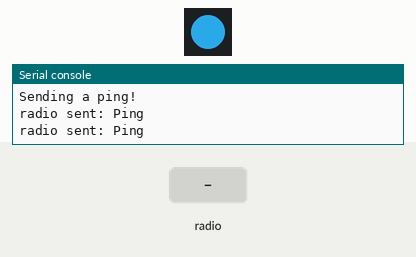
Bench run of a program on a simulated Pycom board running MicroPython. Parts: 1 RGB LEDs in strip order, left to right, the last lines printed to the serial console. The test bench sets the inputs (shaded band). Dim RGB values are drawn brighter than linear; no radio messages arrive unless stated (any console line starting 'radio sent:' is added by the test bench).

Above: at 5.6 s.
5.7 s: radio message "Ping" arrives
At 6.5 s:
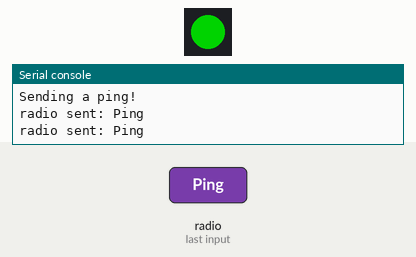
At 11.5 s:
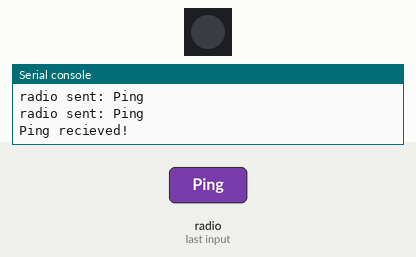
Timing chart, 0 to 13.0 s (numbered marks = the images above; inputs shaded):
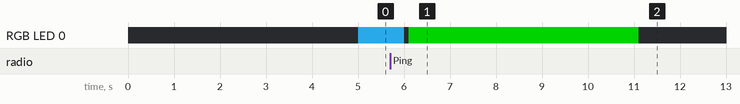

The program:

main.py
```python
# Simple ping example between two LoRa nodes, same code can be used
# on both nodes. They are sending a Ping and if recieved they will blink Green
# when sending the Led is Blue.

from network import LoRa
import socket
import time
import pycom

pycom.heartbeat(False)
pycom.rgbled(0x0000)


lora = LoRa(mode=LoRa.LORA, region=LoRa.EU868)
s = socket.socket(socket.AF_LORA, socket.SOCK_RAW)
s.setblocking(False)

print('Sending a ping!')

s.send('Ping')


while True:
    if s.recv(64) == b'Ping':
        pycom.rgbled(0x007f00) # green for recieved
        time.sleep(5)
        pycom.rgbled(0x0000) # off
        print('Ping recieved!')
    time.sleep(5)
    pycom.rgbled(0x2186B9) # blue for sending
    s.send('Ping')
    time.sleep(1)
    pycom.rgbled(0x0000) # off
    time.sleep(0.1)
```
